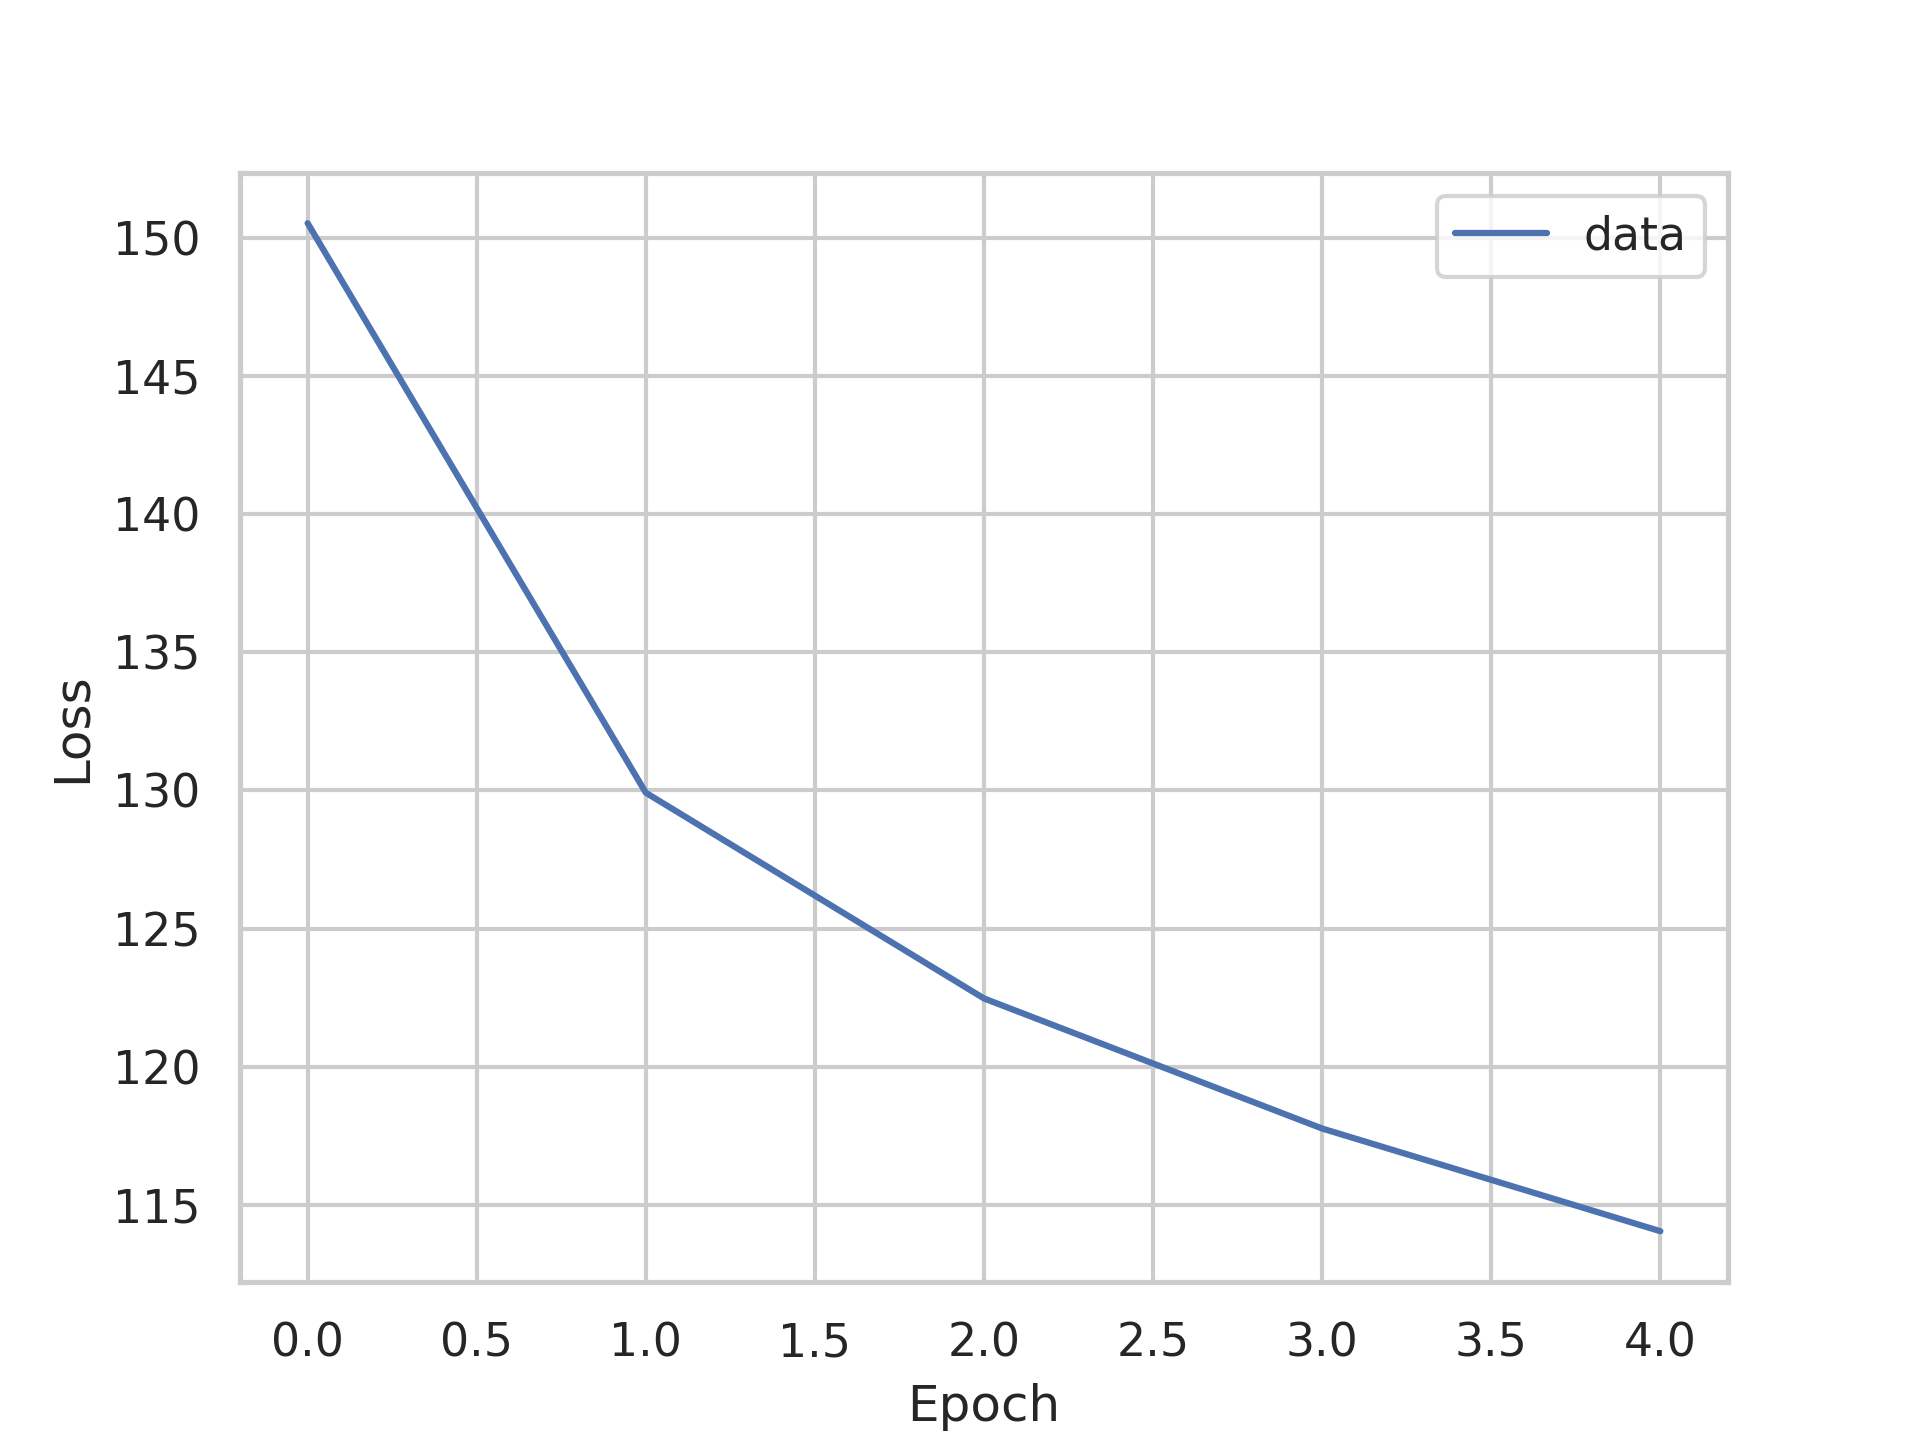

The Python source for this figure:
import os
import json
import time
import torch
import argparse
import logging
import numpy as np
from multiprocessing import cpu_count
from tensorboardX import SummaryWriter
from torch.utils.data import DataLoader
from collections import OrderedDict, defaultdict
import seaborn as sns
import pandas as pd

from ptb import PTB
from utils import to_var, idx2word, experiment_name
from model import SentenceVAE

logging.basicConfig(
    format="%(asctime)s - %(levelname)s - %(name)s -   %(message)s",
    datefmt="%m/%d/%Y %H:%M:%S",
    level=logging.INFO,
)
logger = logging.getLogger(__name__)

def main(args):

    ts = time.strftime('%Y-%b-%d-%H:%M:%S', time.gmtime())

    splits = ['train', 'valid'] + (['test'] if args.test else [])

    datasets = OrderedDict()
    for split in splits:
        datasets[split] = PTB(
            data_dir=args.data_dir,
            split=split,
            create_data=args.create_data,
            max_sequence_length=args.max_sequence_length,
            min_occ=args.min_occ
        )

    model = SentenceVAE(
        vocab_size=datasets['train'].vocab_size,
        sos_idx=datasets['train'].sos_idx,
        eos_idx=datasets['train'].eos_idx,
        pad_idx=datasets['train'].pad_idx,
        unk_idx=datasets['train'].unk_idx,
        max_sequence_length=args.max_sequence_length,
        embedding_size=args.embedding_size,
        rnn_type=args.rnn_type,
        hidden_size=args.hidden_size,
        word_dropout=args.word_dropout,
        embedding_dropout=args.embedding_dropout,
        latent_size=args.latent_size,
        num_layers=args.num_layers,
        bidirectional=args.bidirectional
        )

    if torch.cuda.is_available():
        model = model.cuda()

    print(model)

    if args.tensorboard_logging:
        writer = SummaryWriter(os.path.join(args.logdir, experiment_name(args,ts)))
        writer.add_text("model", str(model))
        writer.add_text("args", str(args))
        writer.add_text("ts", ts)

    save_model_path = os.path.join(args.save_model_path, ts)
    os.makedirs(save_model_path)

    def kl_anneal_function(anneal_function, step):
        if anneal_function == 'identity':
            return 1

    ReconLoss = torch.nn.NLLLoss(reduction='sum', ignore_index=datasets['train'].pad_idx)
    def loss_fn(logp, target, length, mean, logv, anneal_function, step):

        # cut-off unnecessary padding from target, and flatten
        target = target[:, :torch.max(length).item()].contiguous().view(-1)
        logp = logp.view(-1, logp.size(2))
        
        # Negative Log Likelihood
        recon_loss = ReconLoss(logp, target)

        # KL Divergence
        KL_loss = -0.5 * torch.sum(1 + logv - mean.pow(2) - logv.exp())
        KL_weight = kl_anneal_function(anneal_function, step)

        return recon_loss, KL_loss, KL_weight

    optimizer = torch.optim.Adam(model.parameters(), lr=args.learning_rate)

    tensor = torch.cuda.FloatTensor if torch.cuda.is_available() else torch.Tensor
    step = 0
    plot_data = []
    for epoch in range(args.epochs):

        for split in splits:

            data_loader = DataLoader(
                dataset=datasets[split],
                batch_size=args.batch_size,
                shuffle=split=='train',
                num_workers=cpu_count(),
                pin_memory=torch.cuda.is_available()
            )

            tracker = defaultdict(list)

            # Enable/Disable Dropout
            if split == 'train':
                model.train()
            else:
                model.eval()

            for iteration, batch in enumerate(data_loader):

                batch_size = batch['input'].size(0)

                for k, v in batch.items():
                    if torch.is_tensor(v):
                        batch[k] = to_var(v)

                # Forward pass
                logp, mean, logv, z = model(batch['input'], batch['length'])

                # loss calculation
                recon_loss, KL_loss, KL_weight = loss_fn(logp, batch['target'],
                    batch['length'], mean, logv, args.anneal_function, step)

                if split == 'train':
                    loss = (recon_loss + KL_weight * KL_loss)/batch_size
                else:
                    # report complete elbo when validation
                    loss = (recon_loss + KL_loss)/batch_size

                # backward + optimization
                if split == 'train':
                    optimizer.zero_grad()
                    loss.backward()
                    optimizer.step()
                    step += 1


                # bookkeepeing
                # tracker['negELBO'] = torch.cat((tracker['negELBO'], loss.data))
                tracker["negELBO"].append(loss.item())

                if args.tensorboard_logging:
                    writer.add_scalar("%s/Negative_ELBO"%split.upper(), loss.item(), epoch*len(data_loader) + iteration)
                    writer.add_scalar("%s/Recon_Loss"%split.upper(), recon_loss.item()/batch_size, epoch*len(data_loader) + iteration)
                    writer.add_scalar("%s/KL_Loss"%split.upper(), KL_loss.item()/batch_size, epoch*len(data_loader) + iteration)
                    writer.add_scalar("%s/KL_Weight"%split.upper(), KL_weight, epoch*len(data_loader) + iteration)

                if iteration % args.print_every == 0 or iteration+1 == len(data_loader):
                    logger.info("%s Batch %04d/%i, Loss %9.4f, Recon-Loss %9.4f, KL-Loss %9.4f, KL-Weight %6.3f"
                        %(split.upper(), iteration, len(data_loader)-1, loss.item(), recon_loss.item()/batch_size, KL_loss.item()/batch_size, KL_weight))

                if split == 'valid':
                    if 'target_sents' not in tracker:
                        tracker['target_sents'] = list()
                    tracker['target_sents'] += idx2word(batch['target'].data, i2w=datasets['train'].get_i2w(), pad_idx=datasets['train'].pad_idx)
                    tracker['z'].append(z.data.tolist())

            logger.info("%s Epoch %02d/%i, Mean Negative ELBO %9.4f"%(split.upper(), epoch, args.epochs, sum(tracker['negELBO']) / len(tracker['negELBO'])))

            if args.tensorboard_logging:
                writer.add_scalar("%s-Epoch/NegELBO"%split.upper(), 1.0 *sum(tracker['negELBO']) / len(tracker['negELBO']), epoch)

            plot_data.append(1.0 * sum(tracker['negELBO']) / len(tracker['negELBO']))
            # save a dump of all sentences and the encoded latent space
            if split == 'valid':
                dump = {'target_sents':tracker['target_sents'], 'z':tracker['z']}
                if not os.path.exists(os.path.join('dumps', ts)):
                    os.makedirs('dumps/'+ts)
                with open(os.path.join('dumps/'+ts+'/valid_E%i.json'%epoch), 'w') as dump_file:
                    json.dump(dump,dump_file)

            # save checkpoint
            if split == 'train':
                checkpoint_path = os.path.join(save_model_path, "E%i.pytorch"%(epoch))
                torch.save(model.state_dict(), checkpoint_path)
                logger.info("Model saved at %s"%checkpoint_path)

    sns.set(style="whitegrid")
    ax = sns.lineplot(data=pd.DataFrame(plot_data, columns=["data"]), color="blue")
    ax.set(xlabel='Epoch', ylabel='Loss')
    ax.savefig(os.path.join(args.logdir, experiment_name(args,ts), "loss.png"))


if __name__ == '__main__':

    parser = argparse.ArgumentParser()

    parser.add_argument('--data_dir', type=str, default='data')
    parser.add_argument('--create_data', action='store_true')
    parser.add_argument('--max_sequence_length', type=int, default=60)
    parser.add_argument('--min_occ', type=int, default=1)
    parser.add_argument('--test', action='store_true')

    parser.add_argument('-ep', '--epochs', type=int, default=10)
    parser.add_argument('-bs', '--batch_size', type=int, default=32)
    parser.add_argument('-lr', '--learning_rate', type=float, default=0.001)

    parser.add_argument('-eb', '--embedding_size', type=int, default=300)
    parser.add_argument('-rnn', '--rnn_type', type=str, default='gru')
    parser.add_argument('-hs', '--hidden_size', type=int, default=256)
    parser.add_argument('-nl', '--num_layers', type=int, default=1)
    parser.add_argument('-bi', '--bidirectional', action='store_true')
    parser.add_argument('-ls', '--latent_size', type=int, default=16)
    parser.add_argument('-wd', '--word_dropout', type=float, default=0)
    parser.add_argument('-ed', '--embedding_dropout', type=float, default=0.5)

    parser.add_argument('-af', '--anneal_function', type=str, default='identity')

    parser.add_argument('-v','--print_every', type=int, default=50)
    parser.add_argument('-tb','--tensorboard_logging', action='store_true')
    parser.add_argument('-log','--logdir', type=str, default='logs')
    parser.add_argument('-bin','--save_model_path', type=str, default='bin')

    args = parser.parse_args()

    args.rnn_type = args.rnn_type.lower()
    args.anneal_function = args.anneal_function.lower()

    assert args.rnn_type in ['rnn', 'lstm', 'gru']
    assert 0 <= args.word_dropout <= 1

    main(args)
